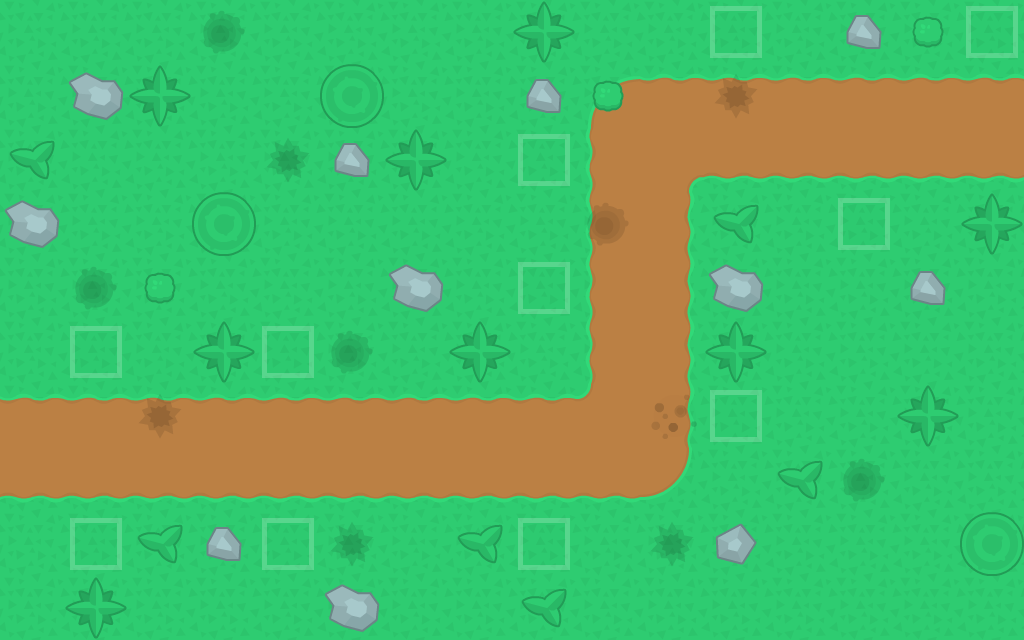

A 2D game scene composited from a Tiled map and its tileset images. What follows is a short description and the map's XML, with every tile layer's data as written:
An orthogonal 16x10 tile map with 64x64 px tiles, 4 tile layers (background, road, treeRock, spawn).

<map version="1.2" tiledversion="1.2.5" orientation="orthogonal" renderorder="right-down" width="16" height="10" tilewidth="64" tileheight="64" infinite="0" nextlayerid="5" nextobjectid="1">
 <tileset firstgid="1" source="towerDefenseDemo.tsx" />
 <layer id="1" name="background" width="16" height="10">
  <data encoding="csv">
25,25,25,25,25,25,25,25,25,25,25,25,25,25,25,25,
25,25,25,25,25,25,25,25,25,25,25,25,25,25,25,25,
25,25,25,25,25,25,25,25,25,25,25,25,25,25,25,25,
25,25,25,25,25,25,25,25,25,25,25,25,25,25,25,25,
25,25,25,25,25,25,25,25,25,25,25,25,25,25,25,25,
25,25,25,25,25,25,25,25,25,25,25,25,25,25,25,25,
25,25,25,25,25,25,25,25,25,25,25,25,25,25,25,25,
25,25,25,25,25,25,25,25,25,25,25,25,25,25,25,25,
25,25,25,25,25,25,25,25,25,25,25,25,25,25,25,25,
25,25,25,25,25,25,25,25,25,25,25,25,25,25,25,25
</data>
 </layer>
 <layer id="2" name="road" width="16" height="10">
  <data encoding="csv">
0,0,0,0,0,0,0,0,0,0,0,0,0,0,0,0,
0,0,0,0,0,0,0,0,0,4,48,48,48,48,48,48,
0,0,0,0,0,0,0,0,0,26,1,2,2,2,2,2,
0,0,0,0,0,0,0,0,0,26,24,0,0,0,0,0,
0,0,0,0,0,0,0,0,0,26,24,0,0,0,0,0,
0,0,0,0,0,0,0,0,0,26,24,0,0,0,0,0,
48,48,48,48,48,48,48,48,48,49,24,0,0,0,0,0,
2,2,2,2,2,2,2,2,2,2,28,0,0,0,0,0,
0,0,0,0,0,0,0,0,0,0,0,0,0,0,0,0,
0,0,0,0,0,0,0,0,0,0,0,0,0,0,0,0
</data>
 </layer>
 <layer id="3" name="treeRock" width="16" height="10">
  <data encoding="csv">
0,0,0,20,0,0,0,0,135,0,0,0,0,136,132,0,
0,137,135,0,0,134,0,0,136,132,0,22,0,0,0,0,
133,0,0,0,22,136,135,0,0,0,0,0,0,0,0,0,
137,0,0,134,0,0,0,0,0,20,0,133,0,0,0,135,
0,20,132,0,0,0,137,0,0,0,0,137,0,0,136,0,
0,0,0,135,0,20,0,135,0,0,0,135,0,0,0,0,
0,0,22,0,0,0,0,0,0,0,21,0,0,0,135,0,
0,0,0,0,0,0,0,0,0,0,0,0,133,20,0,0,
0,0,133,136,0,22,0,133,0,0,22,138,0,0,0,134,
0,135,0,0,0,137,0,0,133,0,0,0,0,0,0,0
</data>
 </layer>
 <layer id="4" name="spawn" width="16" height="10">
  <data encoding="csv">
0,0,0,0,0,0,0,0,0,0,0,16,0,0,0,16,
0,0,0,0,0,0,0,0,0,0,0,0,0,0,0,0,
0,0,0,0,0,0,0,0,16,0,0,0,0,0,0,0,
0,0,0,0,0,0,0,0,0,0,0,0,0,16,0,0,
0,0,0,0,0,0,0,0,16,0,0,0,0,0,0,0,
0,16,0,0,16,0,0,0,0,0,0,0,0,0,0,0,
0,0,0,0,0,0,0,0,0,0,0,16,0,0,0,0,
0,0,0,0,0,0,0,0,0,0,0,0,0,0,0,0,
0,16,0,0,16,0,0,0,16,0,0,0,0,0,0,0,
0,0,0,0,0,0,0,0,0,0,0,0,0,0,0,0
</data>
 </layer>
</map>
